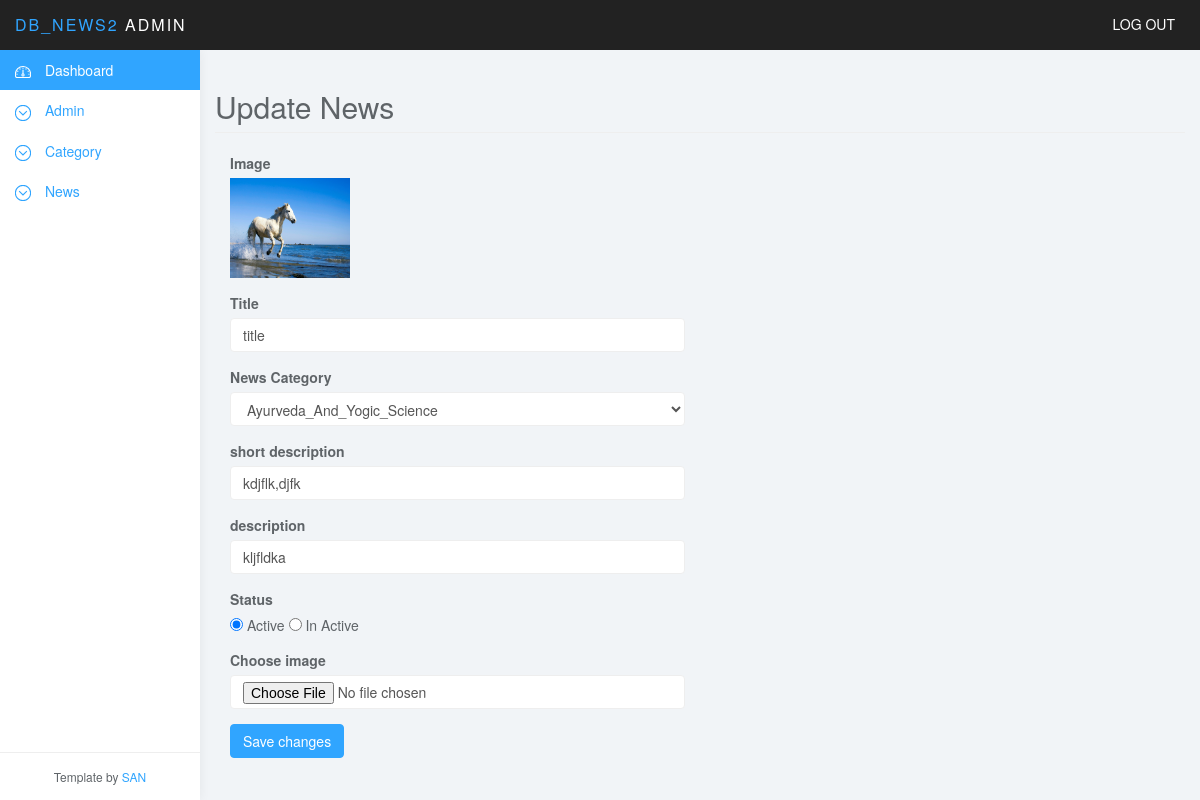
Screenshot of /newmvc/Admin_panel/updatenews.php?id=67 (signed in) with the database file from the repository.
### tables this page shows
CREATE TABLE `tbl_news` (
  `id` int(11) NOT NULL,
  `title` varchar(50) NOT NULL,
  `category` varchar(50) NOT NULL,
  `short_desc` varchar(50) NOT NULL,
  `description` text NOT NULL,
  `image` varchar(250) DEFAULT NULL,
  `status` tinyint(1) NOT NULL DEFAULT '1',
  `featured` tinyint(1) NOT NULL DEFAULT '0',
  `created_by` varchar(50) NOT NULL,
  `created_at` datetime NOT NULL,
  `modified_by` varchar(50) DEFAULT NULL,
  `modified_at` datetime DEFAULT NULL
);

### newmvc/Admin_panel/class/common.class.php (called while the page is built, shortened)
<?php
class common{
	public $con;
	public function __construct()
     {
		$this->con = new mysqli('localhost','root','','db_news2');
   }
	public function select($sql){
		$res = $this->con->query($sql);
		$data = [];
		if($res->num_rows>0)
			while($row= $res->fetch_object()){
				$data[] = $row;
			}
		return $data;
	}
}
?>

### newmvc/Admin_panel/class/news.class.php (called while the page is built, shortened)
<?php
class news extends common{
	public $id , $title , $category , $short_desc,
	$description , $image , $status , $created_by , $created_at,
	$modified_by , $modified_at;
	function selectnewsbyid(){
	    $sql = "select * from tbl_news where id= '$this->id'";
	    return $this->select($sql);
	}
}

### newmvc/Admin_panel/class/category.class.php (called while the page is built, shortened)
<?php
class category extends common{
	function selectallcategory(){
		$sql = "select * from tbl_category";
		return $this->select($sql);
	}
}
?>

### newmvc/Admin_panel/updatenews.php (the view, shortened to what this page needs)
<?php
require_once 'class/common.class.php';
require_once 'class/news.class.php';
require_once 'class/category.class.php';
require_once 'layout/header.php';
$news = new news;
$id = $news->realescapestring($_GET['id']);
$news->set('id',$id);
$b = $news->selectnewsbyid();
$category = new category;
$cdata = $category->selectallcategory();
?>
<div class="col-sm-9 col-sm-offset-3 col-lg-10 col-lg-offset-2 main">
		<div class="row">
			<div class="col-lg-12">
				<h2 class="page-header">Update News</h2>
			</div>
		</div>
		<div class="row">
			<div class="col-lg-12">
				<div class="panel panel-default">
					<div claspanel-body">
					<div class="col-md-6">
							<form role="form" method="POST" enctype="multipart/form-data">
							<div class="form-group">
									<label>Image</label><br/>
									<?php
									if(!empty($b[0]->image)){ ?>
									<img src="files/<?php echo $b['0']->image ?>" height = 100px width = 120px alt = "no image"/>
									<?php
									}else
									{ ?>
										<img src="files/noimage.jpg" height = 100px width = 120px />
									<?php	} ?>
								</div>
								<div class="form-group">
									<label>Title</label>
									<input class="form-control" placeholder="Title" name="title" value="<?php echo $b[0]->title;  ?>" >
								</div>
								<div class="form-group">
									<label>News Category</label>
									<select name='category' class="form-control">
									<?php
									foreach ($cdata as $cd){
										echo "<option value= '".$cd->name ."'>".$cd->name."</option>";
									}
									?>
									</select>
								</div>
								<div class="form-group">
									<label>short description</label>
									<input class="form-control" placeholder="short description" name="short_desc" value="<?php echo $b[0]->short_desc; ?>" >
								</div>
								<div class="form-group">
									<label>description</label>
									<input class="form-control" placeholder="description" name="description" value="<?php echo $b['0']->description; ?>" >
								</div>
									<div class="form-group">
									<label>Status</label><br>
									<?php
									if($b['0']->status)
									{ ?>
									<input type="radio" name="status" value="1" checked="checked" >
								        Active
									<input type="radio" name="status" value="0">
									In Active
									<?php } ?>
									</div>
									<div class="form-group">
								<label>Choose image</label>
								<input  type="file" name="image" class="form-control">
                                </div>
											<button type="submit" class="btn btn-primary" name="submit" >Save changes </button>
							</div>
					</div>
				</div>
			</div>
		</div>
		<?php
		require_once 'layout/footer.php';
		?>

### newmvc/Admin_panel/libs/css/styles.css (style rules this page uses)
body { background: #f1f4f7; padding-top: 50px; color: #5f6468; }
h1, h2, h3, h4, h5, h6 { color: #5f6468; }
h2 { font-weight: 300; margin-bottom: 20px; }
.form-control { border: 1px solid #eee; box-shadow: none; }
.btn-primary, .btn-primary:hover, .btn-primary:focus, .btn-primary:active, .btn-primary.active, .open > .dropdown-toggle.btn-primary, .btn-primary.disabled, .btn-primary[disabled], fieldset[disabled] .btn-primary, .btn-primary.disabled:hover, .btn-primary[disabled]:hover, fieldset[disabled] .btn-primary:hover, .btn-primary.disabled:focus, .btn-primary[disabled]:focus, fieldset[disabled] .btn-primary:focus, .btn-primary.disabled:active, .btn-primary[disabled]:active, fieldset[disabled] .btn-primary:active, .btn-primary.disabled.active, .btn-primary[disabled].active, fieldset[disabled] .btn-primary.active { background-color: #30a5ff; border-color: #30a5ff; }
.panel { border: 0; }

### rows the page displays
tbl_news: image (picture), title "title", short_desc "kdjflk,djfk", description "kljfldka"

### other values shown
form field category "Ayurveda_And_Yogic_Science"
